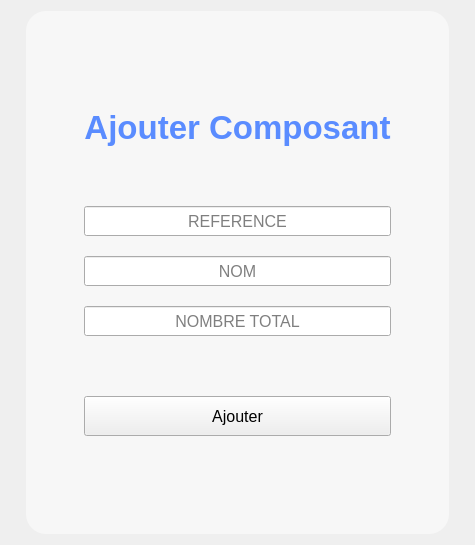
         <widget class="QWidget" name="PageAjoutComposant">
          <property name="styleSheet">
           <string notr="true">#FormAjoutComposant{
background:rgba(255,255,255,0.5);
border-radius:20px;
}</string>
          </property>
          <layout class="QHBoxLayout" name="horizontalLayout_12">
           <item>
            <spacer name="horizontalSpacer_18">
             <property name="orientation">
              <enum>Qt::Orientation::Horizontal</enum>
             </property>
             <property name="sizeHint" stdset="0">
              <size>
               <width>15</width>
               <height>20</height>
              </size>
             </property>
            </spacer>
           </item>
           <item>
            <widget class="QWidget" name="FormAjoutComposant" native="true">
             <property name="styleSheet">
              <string notr="true">#FormAjoutMember{
background:rgba(255,255,255,0.5);
border-radius:20px;
}</string>
             </property>
             <layout class="QHBoxLayout" name="horizontalLayout_11">
              <item>
               <spacer name="horizontalSpacer_16">
                <property name="orientation">
                 <enum>Qt::Orientation::Horizontal</enum>
                </property>
                <property name="sizeHint" stdset="0">
                 <size>
                  <width>40</width>
                  <height>20</height>
                 </size>
                </property>
               </spacer>
              </item>
              <item>
               <widget class="QWidget" name="AJM_4" native="true">
                <property name="styleSheet">
                 <string notr="true"/>
                </property>
                <layout class="QVBoxLayout" name="verticalLayout_9">
                 <property name="spacing">
                  <number>20</number>
                 </property>
                 <item>
                  <spacer name="verticalSpacer_30">
                   <property name="orientation">
                    <enum>Qt::Orientation::Vertical</enum>
                   </property>
                   <property name="sizeHint" stdset="0">
                    <size>
                     <width>20</width>
                     <height>40</height>
                    </size>
                   </property>
                  </spacer>
                 </item>
                 <item>
                  <spacer name="verticalSpacer_31">
                   <property name="orientation">
                    <enum>Qt::Orientation::Vertical</enum>
                   </property>
                   <property name="sizeHint" stdset="0">
                    <size>
                     <width>20</width>
                     <height>40</height>
                    </size>
                   </property>
                  </spacer>
                 </item>
                 <item>
                  <widget class="QLabel" name="label_4">
                   <property name="maximumSize">
                    <size>
                     <width>16777215</width>
                     <height>44</height>
                    </size>
                   </property>
                   <property name="font">
                    <font>
                     <pointsize>25</pointsize>
                     <bold>true</bold>
                    </font>
                   </property>
                   <property name="styleSheet">
                    <string notr="true">color:rgb(90,140,255);</string>
                   </property>
                   <property name="frameShadow">
                    <enum>QFrame::Shadow::Plain</enum>
                   </property>
                   <property name="text">
                    <string>Ajouter Composant</string>
                   </property>
                   <property name="scaledContents">
                    <bool>true</bool>
                   </property>
                   <property name="alignment">
                    <set>Qt::AlignmentFlag::AlignCenter</set>
                   </property>
                  </widget>
                 </item>
                 <item>
                  <spacer name="verticalSpacer_32">
                   <property name="orientation">
                    <enum>Qt::Orientation::Vertical</enum>
                   </property>
                   <property name="sizeHint" stdset="0">
                    <size>
                     <width>20</width>
                     <height>40</height>
                    </size>
                   </property>
                  </spacer>
                 </item>
                 <item>
                  <widget class="QLineEdit" name="ACreference">
                   <property name="minimumSize">
                    <size>
                     <width>0</width>
                     <height>30</height>
                    </size>
                   </property>
                   <property name="font">
                    <font>
                     <pointsize>12</pointsize>
                    </font>
                   </property>
                   <property name="alignment">
                    <set>Qt::AlignmentFlag::AlignCenter</set>
                   </property>
                   <property name="placeholderText">
                    <string>REFERENCE</string>
                   </property>
                  </widget>
                 </item>
                 <item>
                  <widget class="QLineEdit" name="ACnom">
                   <property name="minimumSize">
                    <size>
                     <width>0</width>
                     <height>30</height>
                    </size>
                   </property>
                   <property name="font">
                    <font>
                     <pointsize>12</pointsize>
                    </font>
                   </property>
                   <property name="alignment">
                    <set>Qt::AlignmentFlag::AlignCenter</set>
                   </property>
                   <property name="placeholderText">
                    <string>NOM</string>
                   </property>
                  </widget>
                 </item>
                 <item>
                  <widget class="QLineEdit" name="ACnbre">
                   <property name="minimumSize">
                    <size>
                     <width>0</width>
                     <height>30</height>
                    </size>
                   </property>
                   <property name="font">
                    <font>
                     <pointsize>12</pointsize>
                    </font>
                   </property>
                   <property name="alignment">
                    <set>Qt::AlignmentFlag::AlignCenter</set>
                   </property>
                   <property name="placeholderText">
                    <string>NOMBRE TOTAL</string>
                   </property>
                  </widget>
                 </item>
                 <item>
                  <spacer name="verticalSpacer_33">
                   <property name="orientation">
                    <enum>Qt::Orientation::Vertical</enum>
                   </property>
                   <property name="sizeHint" stdset="0">
                    <size>
                     <width>20</width>
                     <height>40</height>
                    </size>
                   </property>
                  </spacer>
                 </item>
                 <item>
                  <widget class="QPushButton" name="ACajouter">
                   <property name="minimumSize">
                    <size>
                     <width>150</width>
                     <height>40</height>
                    </size>
                   </property>
                   <property name="font">
                    <font>
                     <pointsize>12</pointsize>
                    </font>
                   </property>
                   <property name="cursor">
                    <cursorShape>PointingHandCursor</cursorShape>
                   </property>
                   <property name="styleSheet">
                    <string notr="true"/>
                   </property>
                   <property name="text">
                    <string>Ajouter</string>
                   </property>
                   <property name="shortcut">
                    <string>Return</string>
                   </property>
                   <property name="checkable">
                    <bool>false</bool>
                   </property>
                  </widget>
                 </item>
                 <item>
                  <spacer name="verticalSpacer_34">
                   <property name="orientation">
                    <enum>Qt::Orientation::Vertical</enum>
                   </property>
                   <property name="sizeHint" stdset="0">
                    <size>
                     <width>20</width>
                     <height>40</height>
                    </size>
                   </property>
                  </spacer>
                 </item>
                 <item>
                  <spacer name="verticalSpacer_35">
                   <property name="orientation">
                    <enum>Qt::Orientation::Vertical</enum>
                   </property>
                   <property name="sizeHint" stdset="0">
                    <size>
                     <width>20</width>
                     <height>40</height>
                    </size>
                   </property>
                  </spacer>
                 </item>
                </layout>
               </widget>
              </item>
              <item>
               <spacer name="horizontalSpacer_17">
                <property name="orientation">
                 <enum>Qt::Orientation::Horizontal</enum>
                </property>
                <property name="sizeHint" stdset="0">
                 <size>
                  <width>40</width>
                  <height>20</height>
                 </size>
                </property>
               </spacer>
              </item>
             </layout>
            </widget>
           </item>
           <item>
            <spacer name="horizontalSpacer_19">
             <property name="orientation">
              <enum>Qt::Orientation::Horizontal</enum>
             </property>
             <property name="sizeHint" stdset="0">
              <size>
               <width>15</width>
               <height>20</height>
              </size>
             </property>
            </spacer>
           </item>
          </layout>
         </widget>
